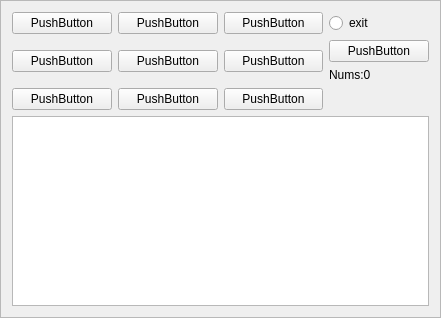
<?xml version="1.0" encoding="UTF-8"?>
<ui version="4.0">
 <class>WorkSpaceBoard</class>
 <widget class="QFrame" name="WorkSpaceBoard">
  <property name="geometry">
   <rect>
    <x>0</x>
    <y>0</y>
    <width>441</width>
    <height>318</height>
   </rect>
  </property>
  <property name="windowTitle">
   <string>Frame</string>
  </property>
  <property name="frameShape">
   <enum>QFrame::StyledPanel</enum>
  </property>
  <property name="frameShadow">
   <enum>QFrame::Raised</enum>
  </property>
  <layout class="QVBoxLayout" name="verticalLayout_2">
   <item>
    <layout class="QGridLayout" name="Grid">
     <item row="0" column="0">
      <widget class="BagButton" name="source0">
       <property name="text">
        <string>PushButton</string>
       </property>
      </widget>
     </item>
     <item row="1" column="0">
      <widget class="BagButton" name="source3">
       <property name="text">
        <string>PushButton</string>
       </property>
      </widget>
     </item>
     <item row="0" column="3">
      <widget class="QRadioButton" name="exit">
       <property name="text">
        <string>exit</string>
       </property>
      </widget>
     </item>
     <item row="2" column="0">
      <widget class="BagButton" name="source6">
       <property name="text">
        <string>PushButton</string>
       </property>
      </widget>
     </item>
     <item row="2" column="1">
      <widget class="BagButton" name="source7">
       <property name="text">
        <string>PushButton</string>
       </property>
      </widget>
     </item>
     <item row="0" column="2">
      <widget class="BagButton" name="source2">
       <property name="text">
        <string>PushButton</string>
       </property>
      </widget>
     </item>
     <item row="1" column="3">
      <layout class="QVBoxLayout" name="verticalLayout">
       <item>
        <widget class="BagButton" name="target">
         <property name="text">
          <string>PushButton</string>
         </property>
        </widget>
       </item>
       <item>
        <widget class="QLabel" name="number">
         <property name="text">
          <string>Nums:0</string>
         </property>
        </widget>
       </item>
      </layout>
     </item>
     <item row="1" column="1">
      <widget class="BagButton" name="source4">
       <property name="text">
        <string>PushButton</string>
       </property>
      </widget>
     </item>
     <item row="2" column="2">
      <widget class="BagButton" name="source8">
       <property name="text">
        <string>PushButton</string>
       </property>
      </widget>
     </item>
     <item row="1" column="2">
      <widget class="BagButton" name="source5">
       <property name="text">
        <string>PushButton</string>
       </property>
      </widget>
     </item>
     <item row="0" column="1">
      <widget class="BagButton" name="source1">
       <property name="text">
        <string>PushButton</string>
       </property>
      </widget>
     </item>
    </layout>
   </item>
   <item>
    <widget class="QTableWidget" name="Bag">
     <property name="rowCount">
      <number>0</number>
     </property>
     <property name="columnCount">
      <number>0</number>
     </property>
    </widget>
   </item>
  </layout>
 </widget>
 <customwidgets>
  <customwidget>
   <class>BagButton</class>
   <extends>QPushButton</extends>
   <header>bagbutton.h</header>
  </customwidget>
 </customwidgets>
 <resources/>
 <connections/>
</ui>
